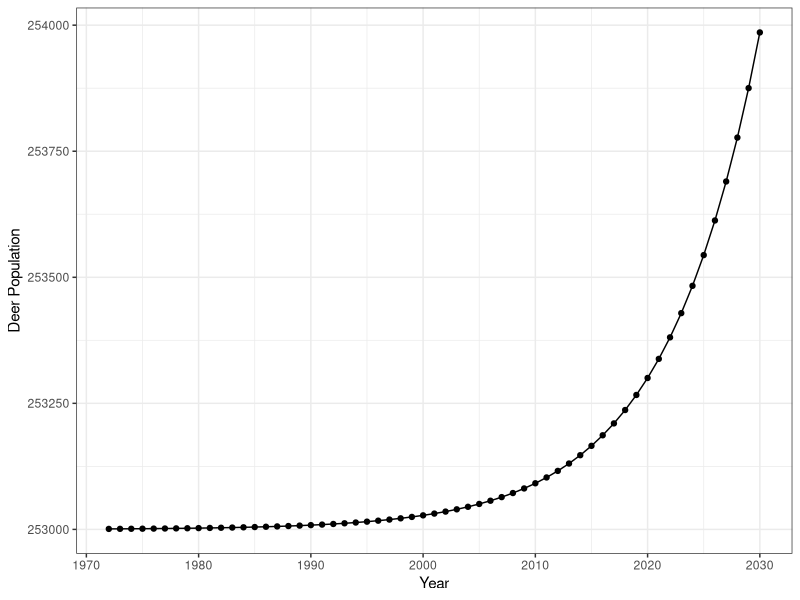
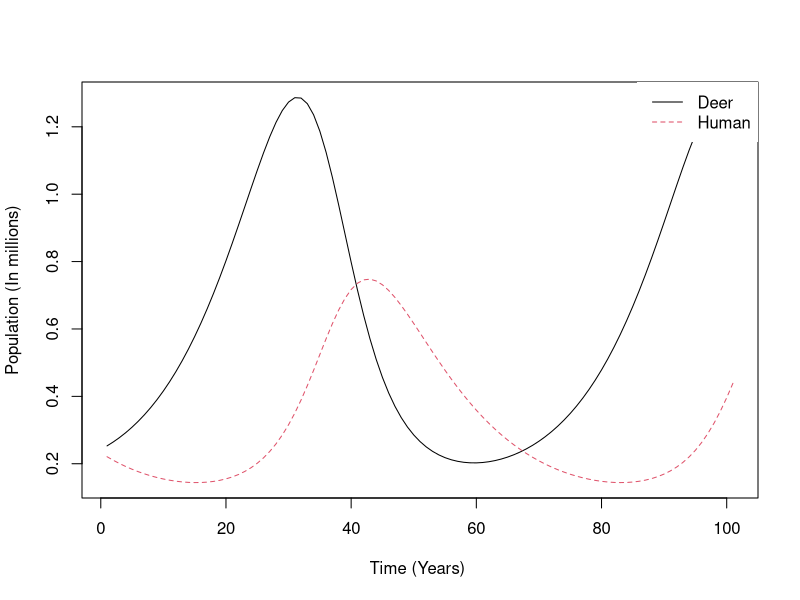

Reproduce these figures in R, in order. (Note: this script raises an error after producing the figures.)
# Final Models for Paper

library(tidyverse)
library(deSolve)



# Euler's Method Function -------------------------------------------------

euler <- function(dy.dt=function(t,y){}, h, y0, start=0, end=1) {
  nsteps <- (end-start)/h
  ys <- numeric(nsteps+1)
  ys[1] <- y0
  for (i in 1:nsteps) {
    t <- start + (i-1)*h
    ys[i+1] <- ys[i] + h*dy.dt(t,ys[i])
  }
  ys
}

# Model 1- Natural Pop Growth ---------------------------------------------

#Start with the natural dynamics. The law of exponential evolution or Malthus law. 
#We use r = .118849 based on file 'EDA.R' growth rate from first two data points (before carrying capacity is reached)

#dy/dt = ry(t)

r <- .118849

model1 <- function(r, t) {
  exp(r*(t-1972)) + 253000
}

t <- c(1972:2030)

results <- model1(r, t)
results <- data.frame(results)
results <- results %>%
  mutate(year = c(1972:2030))

results %>%
  ggplot(mapping = aes(x = year, y = results)) +
  geom_point()+
  geom_line() +
  xlab("Year") +
  ylab("Deer Population") +
  theme_bw()




# Model 2- Natural Growth and Constant Harvest by Time --------------------
#Model 2
#dy/dt = r y(t) + b(t) y(t) 


model2 <- function(y0, t, r, B) {
  (y0 - (B/r)) * exp(r*(t- 1992)) + (B/r)
}


model2(1211000, 2000, .33, 390703.5)




# Model 3- Carrying Capacity,  Harvest,  Pop Growth -----------------------







# Lotka-Volterra Model ----------------------------------------------------
#An experimental model treating humans as a "predator" of deer
# Main Code from https://www.r-bloggers.com/2010/03/lotka-volterra-model%C2%A0%C2%A0intro/. 
# Then converted into a function


PreyPred <- function(x_prey, y_pred, a, b, g, d){
  
  Pars <- c(a, b, g, d)
  State <- c(x = x_prey, y = y_pred)
  
  
  LotVmod <- function (Time, State, Pars) {
    with(as.list(c(State, Pars)), {
      dx = x*(a - b*y)
      dy = -y*(g - d*x)
      return(list(c(dx, dy)))
    })
  }
  
  Time <- seq(0, 100, by = 1)
  out <- as.data.frame(ode(func = LotVmod, y = State, parms = Pars, times = Time))
  
  matplot(out[,-1], type = "l", xlab = "Time (Years) ", ylab = "Population (In millions)")
  legend("topright", c("Deer", "Human"), lty = c(1,2), col = c(1,2), box.lwd = 0)
  
}

PreyPred(0.253, 0.2209, 0.11, 0.3, 0.088, 0.15)






# EDA- Basic Graphs of the Data -------------------------------------------

deer %>%
  ggplot(aes(x = Year)) +
  geom_point(mapping = aes(y = Deer_Population)) +
  geom_line(aes(y = Deer_Population)) +
  geom_point(aes(y = Deer_Harvest), color = "red") +
  geom_line(aes(y = Deer_Harvest), color = "red") +
  geom_point(aes(y= Total_Deer_Hunters), color = "blue") +
  geom_line(aes(y = Total_Deer_Hunters), color = "blue") +
  xlab("Year") +
  ylab("Deer Population")+
  theme_bw()
